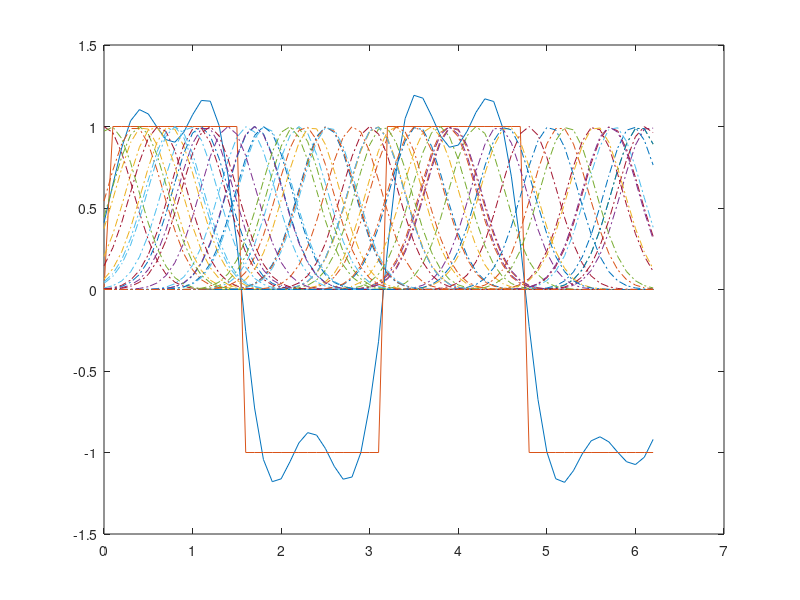
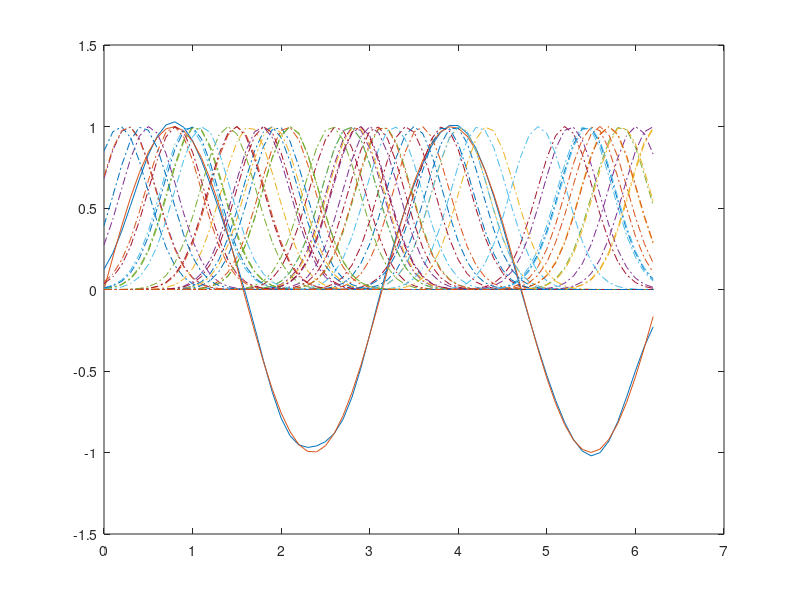

Write the MATLAB code that produced these figures, in order.
%
%3.1 Test
clear all
close all

x_input = 0:0.1:2*pi;
x_test = 6:5:61;

% f_sin = (sin(2*x_input));
% f_square = sign(2*f_sin);

%With added noise
f_sin = (sin(2*x_input))+ randn(1,length(x_input))*0.0;
f_square = sign(2*f_sin)+ randn(1,length(x_input))*0.0;

n_nodes = length(x_input);
epochs = 300;
eta = 0.01;%You can use larger step size with on line learning, as it updates more slowly
holdout = 5;

w_r = 0.1 *randn(1,n_nodes)';
w_s = 0.1 *randn(1,n_nodes)';

%Linearly spaced nodes
mu_r = linspace(0,2*pi,n_nodes)'; 
mu_s = linspace(0,2*pi,n_nodes)';

%Randomly placed nodes
mu_r = rand(n_nodes,1)*2*pi; 
mu_s = rand(n_nodes,1)*2*pi;

%Tailor placed nodes
% mu_r = linspace(0,2*pi,n_nodes)'; 
% mu_s = linspace(0,2*pi,n_nodes)';

sigma_r = ones(1,n_nodes)'*0.1; %Largers variance increases variance, duh, and minimizes bias
sigma_s = ones(1,n_nodes)'*0.1;

rbf_nodes_r = exp(-(x_input-mu_r).^2./(2*sigma_r));
rbf_nodes_s = exp(-(x_input-mu_s).^2./(2*sigma_s));

residual_r = [];
residual_s = [];

output_r_update = zeros(1,length(x_input));
output_s_update = zeros(1,length(x_input));

for k = 1:epochs
    for j = 1:length(x_input)
    output_r = sum(w_r.*rbf_nodes_r(:,j));
    output_s = sum(w_s.*rbf_nodes_s(:,j));

    ksi_r = 0.5*(output_r - f_square(j)).^2;
    ksi_s = 0.5*(output_s - f_sin(j)).^2;

    e_r = (f_square(j) - output_r);
    e_s = (f_sin(j) - output_s);

    delta_r = eta*e_r.*rbf_nodes_r(:,j);
    delta_s = eta*e_s.*rbf_nodes_s(:,j);

    w_r = w_r + delta_r;
    w_s = w_s + delta_s;


%     diff_r = mean((output_r - f_square).^2);
%     diff_s = mean((output_s - f_sin).^2);

    output_r_update(j) = sum(w_r.*rbf_nodes_r(:,j));
    output_s_update(j) = sum(w_s.*rbf_nodes_s(:,j));

%     residual_r = [residual_r,mean(abs(output_r_update(x_test) - f_square(x_test)))];
%     residual_s = [residual_s,mean(abs(output_s_update(x_test) - f_sin(x_test)))];

%     plot(x_input,output_r_update)
%     hold on
%     plot(x_input,f_square)
%     for i = 1:size(rbf_nodes_r,1)
%         plot(x_input,rbf_nodes_r(i,:),'linestyle','-.')
%     end
%     hold off
%     drawnow

    % pause(0.1)    
    end
end

plot(x_input,output_r_update)
hold on
plot(x_input,f_square)
for i = 1:size(rbf_nodes_r,1)
    plot(x_input,rbf_nodes_r(i,:),'linestyle','-.')
end

figure()
plot(x_input,output_s_update)
hold on
plot(x_input,f_sin)
for i = 1:size(rbf_nodes_s,1)
    plot(x_input,rbf_nodes_s(i,:),'linestyle','-.')
end

residual_r_step = mean(abs(sign(output_r_update(x_test)) - f_square(x_test)))
residual_s = mean(abs(output_s_update(x_test) - f_sin(x_test)))
residual_r = mean(abs(output_r_update(x_test) - f_square(x_test)))